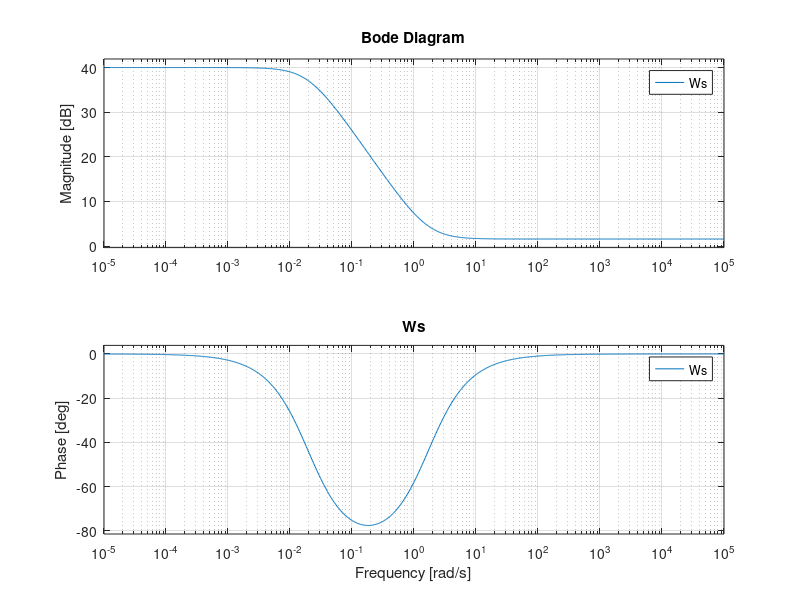
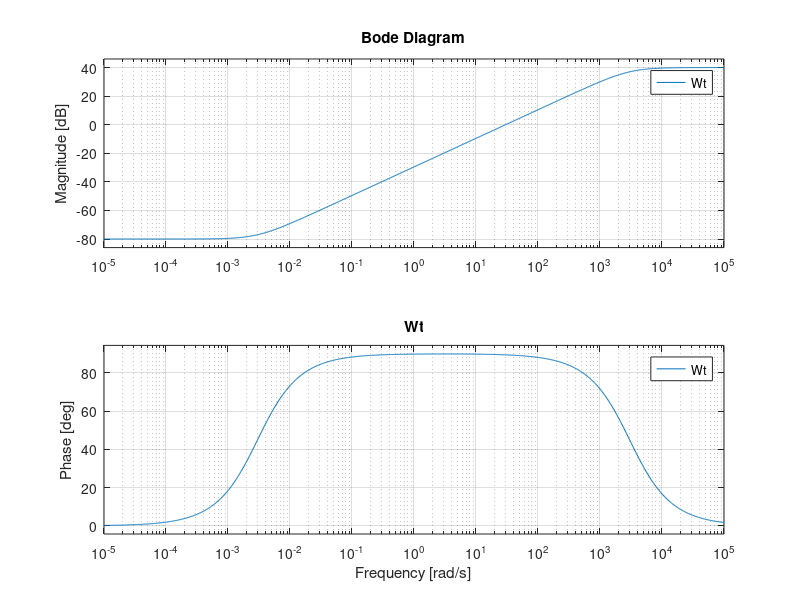

Write the MATLAB code that produced these figures, in order.
close all
clear all
clc

s = tf('s');

%% Ws(s)

% Specifiche
e_max = 0.01;   % errore massimo 1%
Ts = 2;         % tempo di assestamento
PO = 10;        % sovraelongazione massima %

% Derivazioni
A = e_max;
wc = 4/Ts;

zeta = 0.6;                   % da tabella approx per PO = 10%
Ms = 1/(2*zeta);              % picco massimo
M =Ms;

Ws = (s/M + wc) / (s + A*wc);
figure
bode(Ws,{1e-5,1e5})
title('Ws')

%% Wt(s)

omega_t = 30;    % frequanza minima del rumore
Mt = 100;        % desidero ridurre T di 40 dB in alta freq
At = 1e-4;       % modulo in bassa frequenza

Wt = ( s + omega_t*At ) / ( s/Mt + omega_t );

figure
bode(Wt,{1e-5,1e5})
title('Wt')